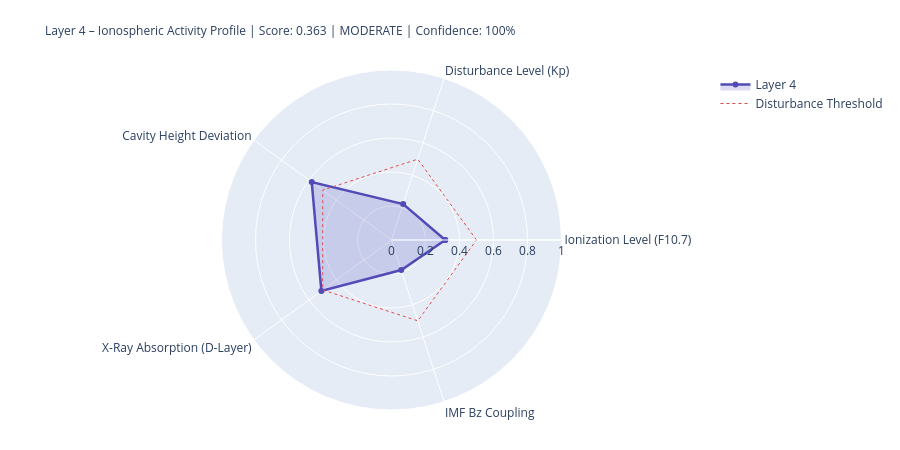

Write notebook code for a chart like this one.
### Markdown cell above
---
## 4. State Assessment & Handoff to Layer 5

### Code cell
# ============================================================
# LAYER-4-SCORE
# ============================================================

COMPONENTS = {
    'Ionization Level (F10.7)':    {'score': ioniz,       'source': 'primary' if f107_now else 'from_layer0', 'dynamic': True},
    'Disturbance Level (Kp)':          {'score': disturb,     'source': 'primary' if kp_now   else 'from_layer0', 'dynamic': True},
    'Cavity Height Deviation':    {'score': h_dev,       'source': 'derived',                                'dynamic': True},
    'X-Ray Absorption (D-Layer)':{'score': xray_ioniz,  'source': 'primary' if xray_now else 'missing',     'dynamic': True},
    'IMF Bz Coupling':             {'score': bz_coupling, 'source': 'primary' if bz_now   else 'from_layer0', 'dynamic': True},
}

available    = {k: v['score'] for k, v in COMPONENTS.items() if v['score'] is not None}
unavailable  = [k for k, v in COMPONENTS.items() if v['score'] is None]
layer4_score = round(sum(available.values()) / len(available), 4) if available else None
confidence   = round(len(available) / len(COMPONENTS), 2)
level = ('unknown' if layer4_score is None
         else 'quiet'   if layer4_score < 0.3
         else 'moderate' if layer4_score < 0.6
         else 'active')
dominant_l4 = max(available, key=available.get) if available else 'none'

# Resonance delta for Schumann SR-1
sr1_ref = schumann_freq(1, 80.0)
sr1_now = schumann_freq(1, h_eff)
sr1_delta_mhz = (sr1_now - sr1_ref) * 1000

# Propagation conditions
prop_cond = ('disturbed'   if kp_val > 4
             else 'unsettled' if kp_val > 2
             else 'normal')
if xray_class in ['X', 'M']:
    prop_cond = 'Radio-Blackout moeglich'

W = 68
print('=' * W)
print('LAYER 4 – IONOSPHERE – STATE ASSESSMENT')
print('=' * W)
for name, comp in COMPONENTS.items():
    s = comp['score']
    if s is not None:
        bar = '█' * int(s * 20) + '░' * (20 - int(s * 20))
        print(f'  {name:<36} {bar}  {s:.3f}  [{comp["source"]}]')
    else:
        print(f'  {name:<36} {"─" * 20}  n/a   [missing]')
print('-' * W)
print(f'  Score:          {layer4_score:.3f}  ({len(available)}/{len(COMPONENTS)} components)')
print(f'  Confidence:     {confidence:.0%}')
print(f'  Level:          {level.upper()}')
print(f'  Dominant:       {dominant_l4}')
print(f'  Cavity height:  {h_eff:.1f} km  (Ref: 80.0 km)')
print(f'  SR-1:           {sr1_now:.3f} Hz  (Δ {sr1_delta_mhz:+.1f} mHz vs. ref)')
print(f'  Propagation:    {prop_cond}')
print(f'  X-Ray:          {xray_class}-class  ({xray_now:.2e} W/m²)' if xray_now else '  X-Ray:          n/a')
print('=' * W)

# Radar
cats   = list(available.keys())
vals_r = list(available.values())
if len(cats) >= 3:
    fig = go.Figure()
    fig.add_trace(go.Scatterpolar(
        r=vals_r + [vals_r[0]], theta=cats + [cats[0]],
        fill='toself', fillcolor='rgba(83,74,183,0.20)',
        line=dict(color='#534AB7', width=2.5), name='Layer 4'
    ))
    fig.add_trace(go.Scatterpolar(
        r=[0.5] * (len(cats)+1), theta=cats + [cats[0]],
        line=dict(color='#E24B4A', dash='dot', width=1),
        mode='lines', name='Disturbance Threshold'
    ))
    fig.update_layout(
        title=dict(
            text=f'Layer 4 – Ionospheric Activity Profile | Score: {layer4_score:.3f} | {level.upper()} | Confidence: {confidence:.0%}',
            font=dict(size=12)
        ),
        polar=dict(radialaxis=dict(visible=True, range=[0, 1])),
        height=450, showlegend=True,
        margin=dict(l=80, r=80, t=70, b=40)
    )
    fig.show()

### Figure 1 — Plotly figure (JSON) as saved in the notebook; plotly's stock layout.template omitted (floating-point values rounded to 4 significant figures)
{"data": [{"fill": "toself", "fillcolor": "rgba(83,74,183,0.20)", "line": {"color": "#534AB7", "width": 2.5}, "name": "Layer 4", "r": [0.316, 0.222, 0.58, 0.51, 0.186, 0.316], "theta": ["Ionization Level (F10.7)", "Disturbance Level (Kp)", "Cavity Height Deviation", "X-Ray Absorption (D-Layer)", "IMF Bz Coupling", "Ionization Level (F10.7)"], "type": "scatterpolar"}, {"line": {"color": "#E24B4A", "dash": "dot", "width": 1}, "mode": "lines", "name": "Disturbance Threshold", "r": [0.5, 0.5, 0.5, 0.5, 0.5, 0.5], "theta": ["Ionization Level (F10.7)", "Disturbance Level (Kp)", "Cavity Height Deviation", "X-Ray Absorption (D-Layer)", "IMF Bz Coupling", "Ionization Level (F10.7)"], "type": "scatterpolar"}], "layout": {"height": 450, "margin": {"b": 40, "l": 80, "r": 80, "t": 70}, "polar": {"radialaxis": {"range": [0, 1], "visible": true}}, "showlegend": true, "title": {"font": {"size": 12}, "text": "Layer 4 – Ionospheric Activity Profile | Score: 0.363 | MODERATE | Confidence: 100%"}}}
